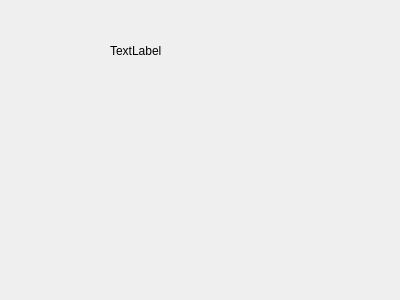
<?xml version="1.0" encoding="UTF-8"?>
<ui version="4.0">
 <class>Dialog</class>
 <widget class="QDialog" name="Dialog">
  <property name="geometry">
   <rect>
    <x>0</x>
    <y>0</y>
    <width>400</width>
    <height>300</height>
   </rect>
  </property>
  <property name="windowTitle">
   <string>Dialog</string>
  </property>
  <widget class="QLabel" name="label">
   <property name="geometry">
    <rect>
     <x>110</x>
     <y>40</y>
     <width>67</width>
     <height>21</height>
    </rect>
   </property>
   <property name="text">
    <string>TextLabel</string>
   </property>
  </widget>
 </widget>
 <resources/>
 <connections/>
</ui>
